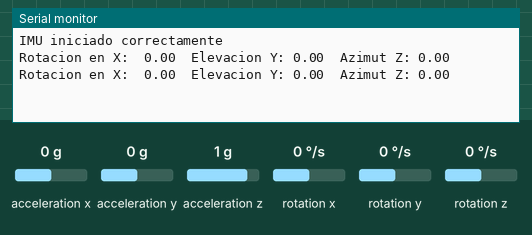
Bench run of a sketch on a simulated Arduino Uno, built with avr-gcc and run on an emulated ATmega328P. Parts: the last lines printed to the serial monitor. The test bench sets the inputs (shaded band); at power-on: rotation x 0 °/s, rotation y 0 °/s, rotation z 0 °/s, acceleration x 0 g, acceleration y 0 g, acceleration z 1 g.

Above: at 1.8 s.
1.9 s: rotation x set to -192 °/s
At 2.7 s:
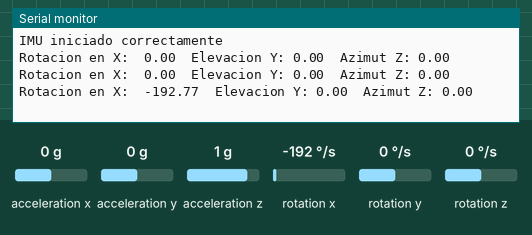
3.4 s: rotation y set to -192 °/s
At 4.5 s:
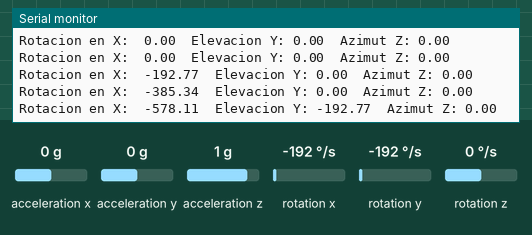
4.9 s: rotation z set to -192 °/s
At 5.4 s:
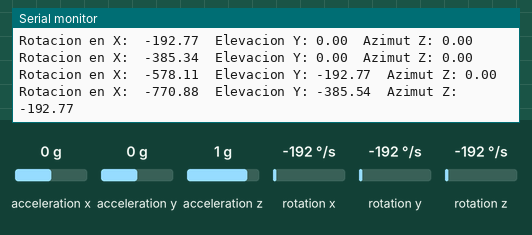
Timing chart, 0 to 7.9 s (numbered marks = the images above; inputs shaded):
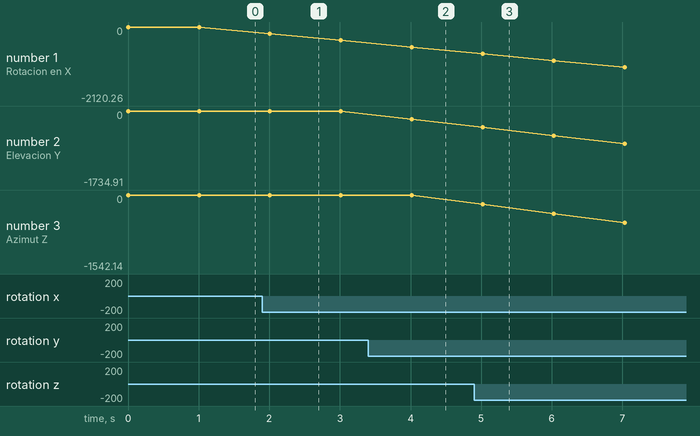

The sketch:

Leccion_42_Giroscopio.ino
```cpp
//GND - GND
//VCC - VCC
//SDA - Pin A4
//SCL - Pin A5

#include "I2Cdev.h"
#include "MPU6050.h"
#include "Wire.h"

const int mpuAddress = 0x68;  // Puede ser 0x68 o 0x69
MPU6050 mpu(mpuAddress);

int ax, ay, az;
int16_t gx, gy, gz;

long tiempo_prev, dt;
float girosc_ang_x, girosc_ang_y, girosc_ang_z;
float girosc_ang_x_prev, girosc_ang_y_prev, girosc_ang_z_prev;

void updateGiro()
{
  dt = millis() - tiempo_prev;
  tiempo_prev = millis();

  girosc_ang_x = (gx / 131)*dt / 1000.0 + girosc_ang_x_prev;
  girosc_ang_y = (gy / 131)*dt / 1000.0 + girosc_ang_y_prev;
  girosc_ang_z = (gz / 131)*dt / 1000.0 + girosc_ang_z_prev;

  girosc_ang_x_prev = girosc_ang_x;
  girosc_ang_y_prev = girosc_ang_y;
  girosc_ang_z_prev = girosc_ang_z;
}

void setup()
{
  Serial.begin(115200);
  Wire.begin();
  mpu.initialize();
  Serial.println(mpu.testConnection() ? F("IMU iniciado correctamente") : F("Error al iniciar IMU"));
}

void loop()
{
  // Leer las velocidades angulares
  mpu.getRotation(&gx, &gy, &gz);

  updateGiro();

  // Mostrar resultados
  Serial.print(F("Rotacion en X:  "));
  Serial.print(girosc_ang_x);
  Serial.print(F("\tElevacion Y: "));
  Serial.print(girosc_ang_y);
  Serial.print(F("\tAzimut Z: "));
  Serial.println(girosc_ang_z);

  delay(1000);
}
```

Measured:
- after the input at 1.9 s, the serial monitor: prints a new line after 0.11 s (image 1)
- after the input at 3.4 s, the serial monitor: prints a new line after 0.62 s (image 2)
- after the input at 4.9 s, the serial monitor: prints a new line after 0.12 s (image 3)
- plotted number 1: 0 → -385.34 after the input at 1.9 s
- plotted number 3: 0 → -1542.14 after the input at 4.9 s
